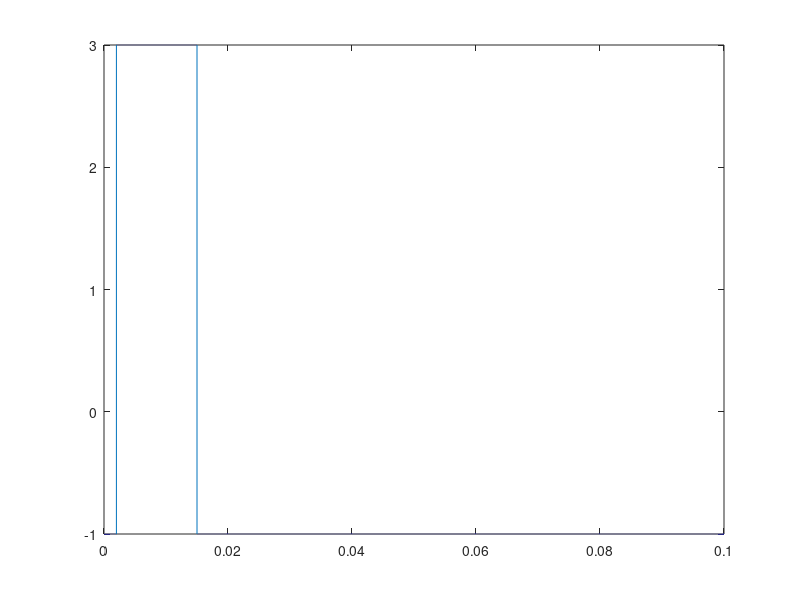

Write MATLAB code to recreate this figure. (Note: this script raises an error after producing the figure.)
clear;
close all;
clc;

c1 = 2e-3;
c2 = 15e-3;
c3 = 100e-3;

t1 = 0:1e-6:c1;
t2 = c1+1e-6:1e-6:c2;
t3 = c2+1e-6:1e-6:c3;

time = [t1 t2 t3];

v1 = t1.*0 + -1;
v2 = t2.*0 + 3;
v3 = t3.*0 + -1;

va = [v1 v2 v3];

plot(time,va)

param = [15 1.5 15e-3 4];



for j = 10e-3:10e-3:100e-3
    for k = 5
    param = [150 0.45 j k 1 1.744 1.5726 30e3 15e11];
    [v,i,x]=vvteam(time,va,0,param,7);
    
    figure(1)
    %subplot(3,1,1);
    %plot(time,v, "LineWidth",3);
    %title("Applied Voltage")
    %xlabel("Time (s)","FontSize",20); 
    %ylabel("Voltage (V)","FontSize",20);
    %cx = gca;
    %cx.FontSize = 15;
    %hold on
    subplot(2,1,1);
    plot(time,i, "LineWidth",3); 
    title("Current through the device","FontSize",20)
    xlabel("Time (s)","FontSize",20); 
    ylabel("Current (A)","FontSize",20);
    ax = gca;
    ax.FontSize = 15;
    hold on
    lgd = legend("10ms","20ms","30ms","40ms","50ms","60ms","70ms","80ms","90ms","100ms");
    subplot(2,1,2); 
    plot(time,x, "LineWidth",3);
    title("State Variable","FontSize",20)
    xlabel("Time (s)","FontSize",20); 
    ylabel("State Varable","FontSize",20);
    bx = gca;
    bx.FontSize = 15;
    hold on;
    lgd1 = legend("10ms","20ms","30ms","40ms","50ms","60ms","70ms","80ms","90ms","100ms");
    end
end
lgd.FontSize = 12;
lgd1.FontSize = 12;
title(lgd,"\tau","FontSize",20,"FontWeight","bold");
title(lgd1,"\tau","FontSize",20,"FontWeight","bold");